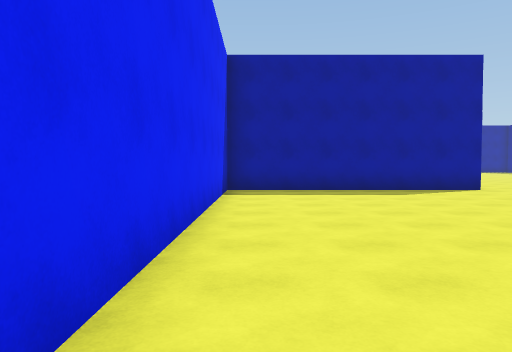
[1] (above)

16 first-person views from a walk through a Unity game level. The camera is 1.4 m above the floor, tilts 2° down and sees 70° across. The floor is counted in squares, 2 m on a side. Each view is taken from the middle of a square. On the plan, view 1 faces up. The plan holds only what a view shows up to about 11 squares ahead; the rest is blank. The place goes on beyond the plan. The player character is not drawn. Surface patterns are stand-ins for the level's own textures.

[2]
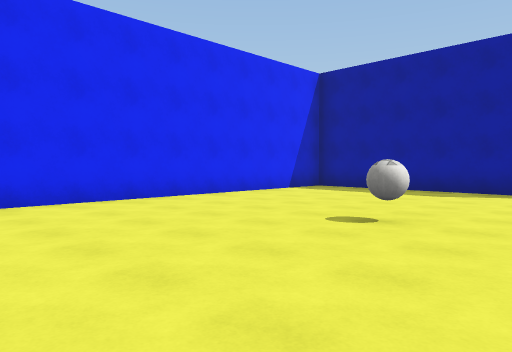

[3]
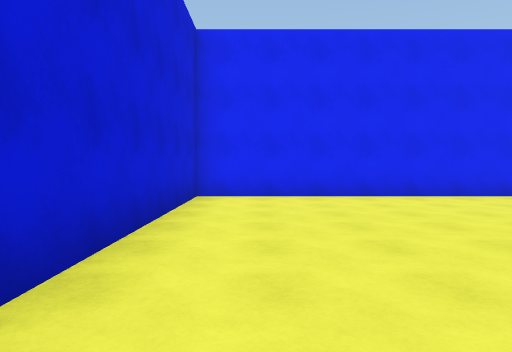

[4]
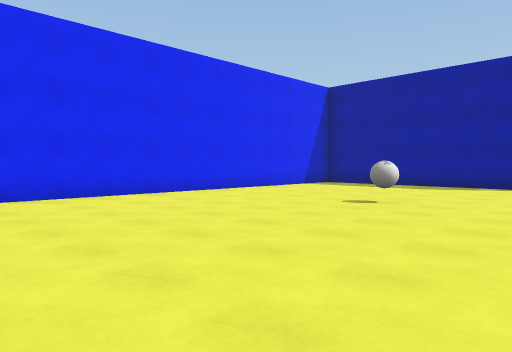

[5]
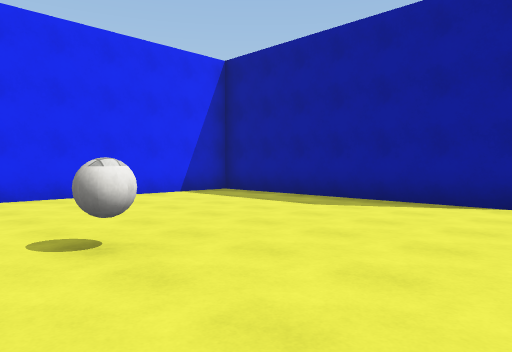

[6]
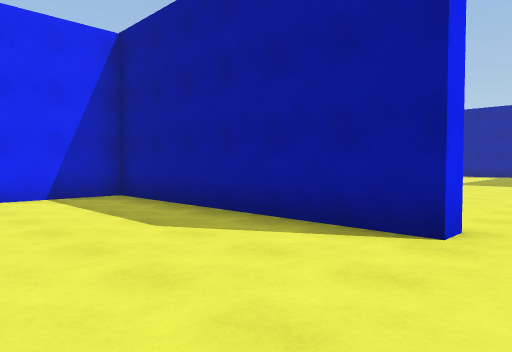

[7]
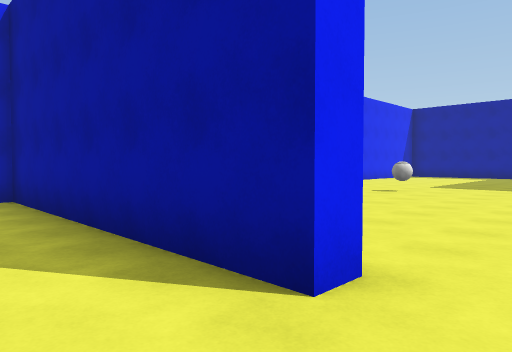

[8]
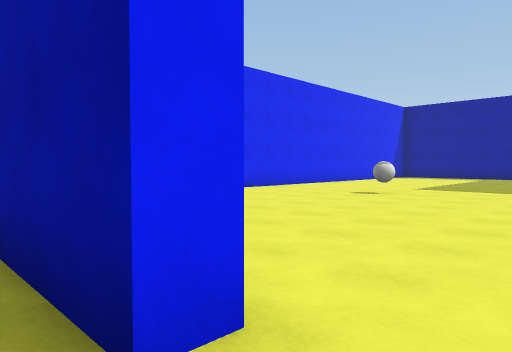

[9]
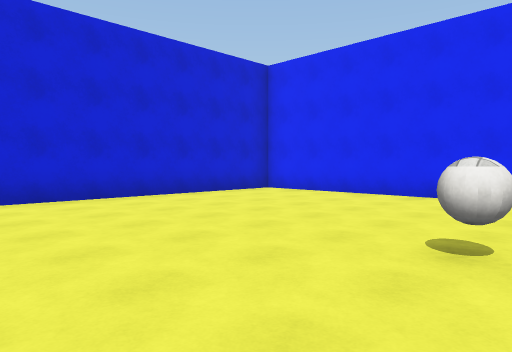

[10]
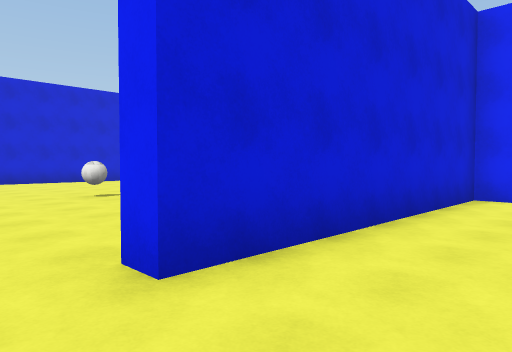

[11]
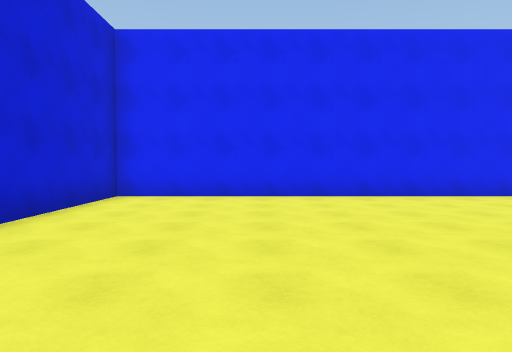

[12]
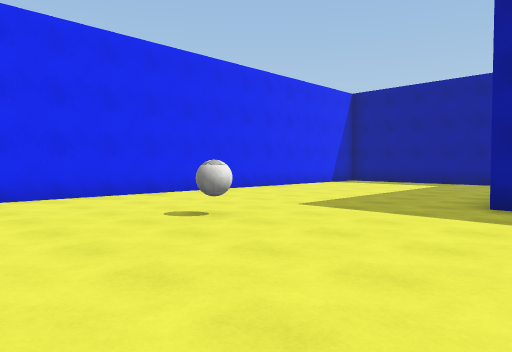

[13]
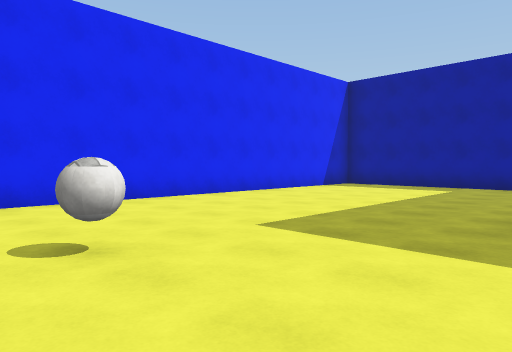

[14]
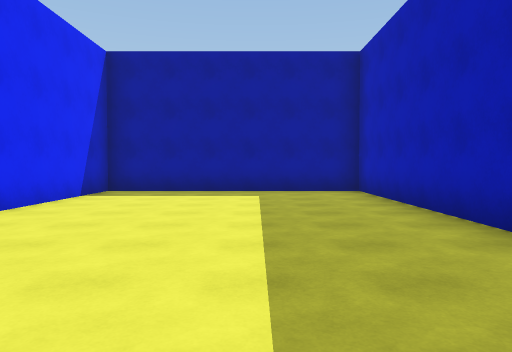

[15]
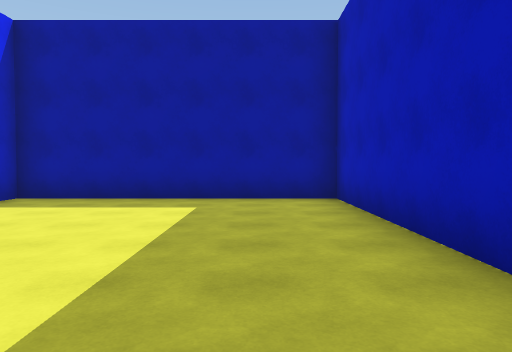

[16]
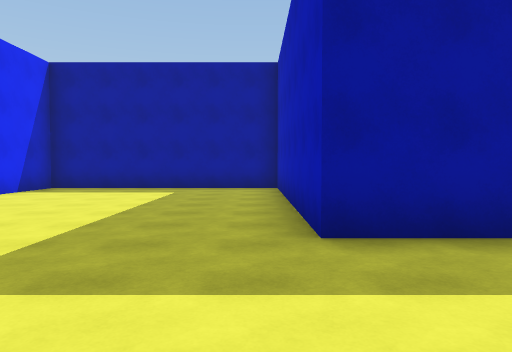

### Floor plan
Points are (right, up) in squares from view 1. A wall is a line through its corners. A room is listed if a view was taken in it or the views show most of it. See-through windows are left out.
Room 1 (views 1, 2, 3, 4, 5, 6, 7, 8, 9)
walls: (5.9, 10.1) (5.9, 9.6) (-0.7, 9.6) (-0.7, -2.2) (5.8, -2.2)
ways out: opening at (6.5, 10) to room 2
objects: ball (4, 4)
Room 2 (views 10, 11, 12, 13, 14, 15, 16)
walls: (7.5, 20.4) (5.6, 20.4) (5.6, 27.3) (-0.7, 27.3) (-0.7, 10.1) (5.9, 10.1)
ways out: opening at (6.5, 10) to room 1
objects: ball (3, 17)

Where each view was taken, in squares from view 1:
view 1: 0 up, 0 right, facing up
view 2: 0 up, 6 right, facing up-left
view 3: 1 down, 7 right, facing left
view 4: 2 down, 7 right, facing up-left
view 5: 3 up, 7 right, facing up-left
view 6: 6 up, 7 right, facing up-left
view 7: 8 up, 7 right, facing up-left
view 8: 9 up, 7 right, facing up-left
view 9: 5 up, 7 right, facing down-left
view 10: 12 up, 7 right, facing down-left
view 11: 13 up, 7 right, facing left
view 12: 14 up, 7 right, facing up-left
view 13: 16 up, 6 right, facing up-left
view 14: 18 up, 3 right, facing up
view 15: 20 up, 4 right, facing up
view 16: 17 up, 5 right, facing up
